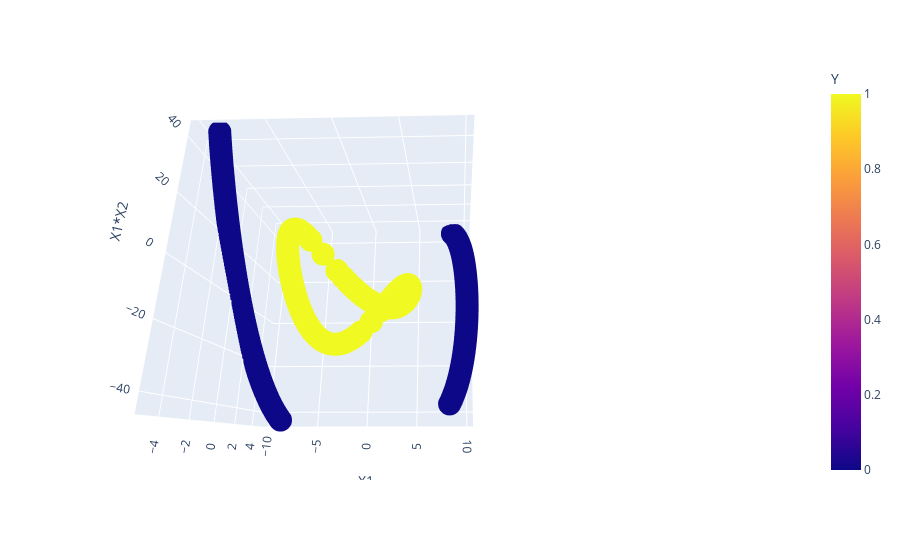

Notebook code cell kept with this figure:
### Code cell
import plotly.express as px

fig = px.scatter_3d(df, x='X1', y='X2', z='X1*X2',color='Y')
fig.show()

### Figure 1 — Plotly figure (JSON) as saved in the notebook; plotly's stock layout.template omitted (floating-point values rounded to 4 significant figures; data arrays with more than 128 entries replaced by an {"elided": "..."} marker saying what was removed)
{"data": [{"hovertemplate": "X1=%{x}<br>X2=%{y}<br>X1*X2=%{z}<br>Y=%{marker.color}<extra></extra>", "legendgroup": "", "marker": {"color": {"elided": "400 int values"}, "coloraxis": "coloraxis", "symbol": "circle"}, "mode": "markers", "name": "", "scene": "scene", "showlegend": false, "type": "scatter3d", "x": {"elided": "400 float values"}, "y": {"elided": "400 float values"}, "z": {"elided": "400 float values"}}], "layout": {"autosize": true, "coloraxis": {"colorbar": {"title": {"text": "Y"}}, "colorscale": [[0, "#0d0887"], [0.1111, "#46039f"], [0.2222, "#7201a8"], [0.3333, "#9c179e"], [0.4444, "#bd3786"], [0.5556, "#d8576b"], [0.6667, "#ed7953"], [0.7778, "#fb9f3a"], [0.8889, "#fdca26"], [1, "#f0f921"]]}, "dragmode": "zoom", "legend": {"tracegroupgap": 0}, "margin": {"t": 60}, "scene": {"aspectmode": "auto", "aspectratio": {"x": 1, "y": 1, "z": 1}, "camera": {"center": {"x": 0.3979, "y": -0.7387, "z": -0.1521}, "eye": {"x": 0.4373, "y": -1.99, "z": -0.5862}, "projection": {"type": "perspective"}, "up": {"x": 0, "y": 0, "z": 1}}, "domain": {"x": [0, 1], "y": [0, 1]}, "dragmode": "turntable", "xaxis": {"title": {"text": "X1"}, "type": "linear"}, "yaxis": {"title": {"text": "X2"}, "type": "linear"}, "zaxis": {"title": {"text": "X1*X2"}, "type": "linear"}}}}
